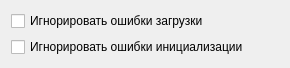
<?xml version="1.0" encoding="UTF-8"?>
<ui version="4.0">
 <class>SettingsAppLoader</class>
 <widget class="QWidget" name="SettingsAppLoader">
  <property name="geometry">
   <rect>
    <x>0</x>
    <y>0</y>
    <width>290</width>
    <height>58</height>
   </rect>
  </property>
  <property name="windowTitle">
   <string>Form</string>
  </property>
  <layout class="QVBoxLayout" name="verticalLayout">
   <item>
    <widget class="QCheckBox" name="checkBoxLoadError">
     <property name="text">
      <string>Игнорировать ошибки загрузки</string>
     </property>
    </widget>
   </item>
   <item>
    <widget class="QCheckBox" name="checkBoxInitError">
     <property name="text">
      <string>Игнорировать ошибки инициализации</string>
     </property>
    </widget>
   </item>
   <item>
    <spacer name="verticalSpacer">
     <property name="orientation">
      <enum>Qt::Vertical</enum>
     </property>
     <property name="sizeHint" stdset="0">
      <size>
       <width>20</width>
       <height>4</height>
      </size>
     </property>
    </spacer>
   </item>
  </layout>
 </widget>
 <resources/>
 <connections/>
</ui>
